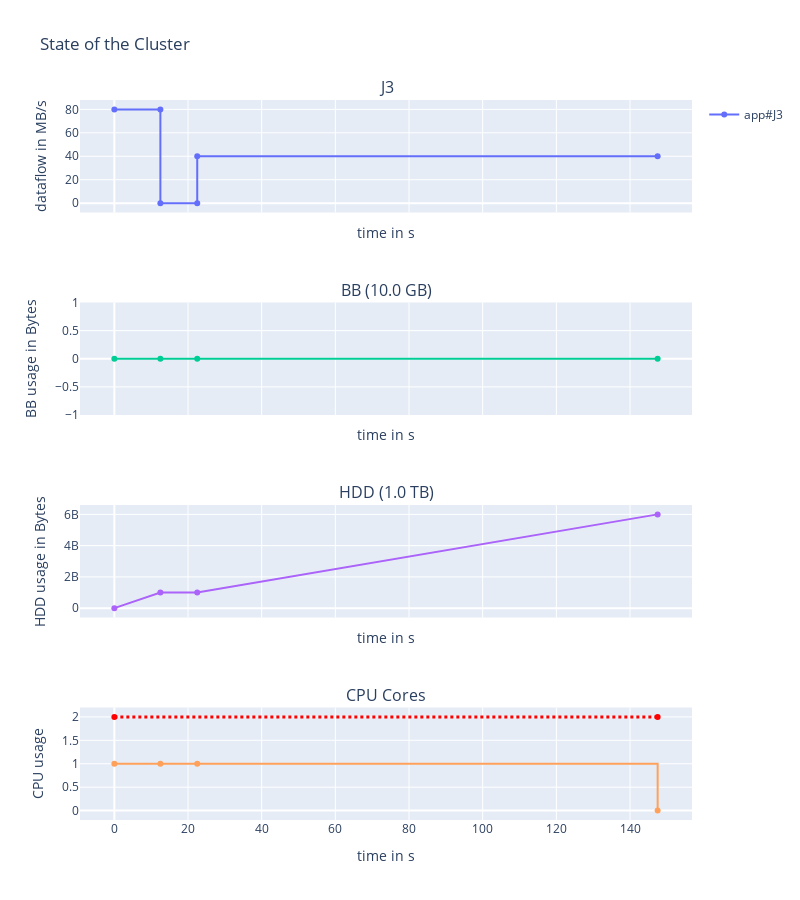

This figure's notebook cell:
### Markdown cell above
Behavior for no SBB app

### Code cell
# logger
logger.remove()
# Simple app: read 1GB -> compute 10s -> write 5GB
compute = [0,  10]
read = [1e9, 0]
write = [0, 5e9]
placement = [0, 0]
use_bb = [False, False]
app1 = Application(env, compute=compute, read=read, write=write, data=data)
env.process(app1.run(cluster, placement=placement, use_bb=use_bb))
env.run()
print(f"application duration = {app1.get_fitness()}")
fig = display_run(data, cluster, width=800, height=900)
fig.show()

### Figure 1 — Plotly figure (JSON) as saved in the notebook; plotly's stock layout.template omitted (floating-point values rounded to 4 significant figures)
{"data": [{"line": {"shape": "linear"}, "name": "app#J3", "text": ["READ|to/from:HDD|volume=1.0 GB", "READ|to/from:HDD|volume=1.0 GB", "COMPUTE|volume=0B", "COMPUTE|volume=0B", "WRITE|to/from:HDD|volume=5.0 GB", "WRITE|to/from:HDD|volume=5.0 GB"], "textposition": "top center", "type": "scatter", "x": [0, 12.5, 12.5, 22.5, 22.5, 147.5], "xaxis": "x", "y": [80, 80, 0, 0, 40, 40], "yaxis": "y"}, {"line": {"dash": "dot", "shape": "linear"}, "name": "J3 mvt", "text": [], "textposition": "top center", "type": "scatter", "x": [], "xaxis": "x", "y": [], "yaxis": "y"}, {"line": {"shape": "linear"}, "name": "BB", "showlegend": false, "text": ["J3|Read|HDD | +volume=1.0 GB", "J3|Compute | +volume=0B", "J3|Write|HDD | +volume=5.0 GB"], "textposition": "top center", "type": "scatter", "x": [0, 12.5, 22.5, 147.5], "xaxis": "x2", "y": [0, 0, 0, 0], "yaxis": "y2"}, {"line": {"shape": "linear"}, "name": "HDD", "showlegend": false, "text": ["J3|Read|HDD | +volume=1.0 GB", "J3|Compute | +volume=0B", "J3|Write|HDD | +volume=5.0 GB"], "textposition": "top center", "type": "scatter", "x": [0, 12.5, 22.5, 147.5], "xaxis": "x3", "y": [0, 1000000000.0, 1000000000.0, 6000000000], "yaxis": "y3"}, {"line": {"shape": "hv"}, "showlegend": false, "type": "scatter", "x": [0, 12.5, 22.5, 147.5], "xaxis": "x4", "y": [1, 1, 1, 0], "yaxis": "y4"}, {"line": {"color": "red", "dash": "dot", "shape": "hv", "width": 3}, "showlegend": false, "text": ["Maximum available cores in cluster=2", "Maximum available cores in cluster=2"], "type": "scatter", "x": [0, 147.5], "xaxis": "x4", "y": [2, 2], "yaxis": "y4"}], "layout": {"annotations": [{"font": {"size": 16}, "showarrow": false, "text": "J3", "x": 0.5, "xanchor": "center", "xref": "paper", "y": 1, "yanchor": "bottom", "yref": "paper"}, {"font": {"size": 16}, "showarrow": false, "text": "BB (10.0 GB)", "x": 0.5, "xanchor": "center", "xref": "paper", "y": 0.7188, "yanchor": "bottom", "yref": "paper"}, {"font": {"size": 16}, "showarrow": false, "text": "HDD (1.0 TB)", "x": 0.5, "xanchor": "center", "xref": "paper", "y": 0.4375, "yanchor": "bottom", "yref": "paper"}, {"font": {"size": 16}, "showarrow": false, "text": "CPU Cores", "x": 0.5, "xanchor": "center", "xref": "paper", "y": 0.1562, "yanchor": "bottom", "yref": "paper"}], "height": 900, "title": {"text": "State of the Cluster"}, "width": 800, "xaxis": {"anchor": "y", "domain": [0, 1], "matches": "x4", "showticklabels": false, "title": {"text": "time in s"}}, "xaxis2": {"anchor": "y2", "domain": [0, 1], "matches": "x4", "showticklabels": false, "title": {"text": "time in s"}}, "xaxis3": {"anchor": "y3", "domain": [0, 1], "matches": "x4", "showticklabels": false, "title": {"text": "time in s"}}, "xaxis4": {"anchor": "y4", "domain": [0, 1], "title": {"text": "time in s"}}, "yaxis": {"anchor": "x", "domain": [0.8438, 1], "title": {"text": "dataflow in MB/s"}}, "yaxis2": {"anchor": "x2", "domain": [0.5625, 0.7188], "title": {"text": "BB usage in Bytes"}}, "yaxis3": {"anchor": "x3", "domain": [0.2812, 0.4375], "title": {"text": "HDD usage in Bytes"}}, "yaxis4": {"anchor": "x4", "domain": [0, 0.1562], "title": {"text": "CPU usage"}}}}
